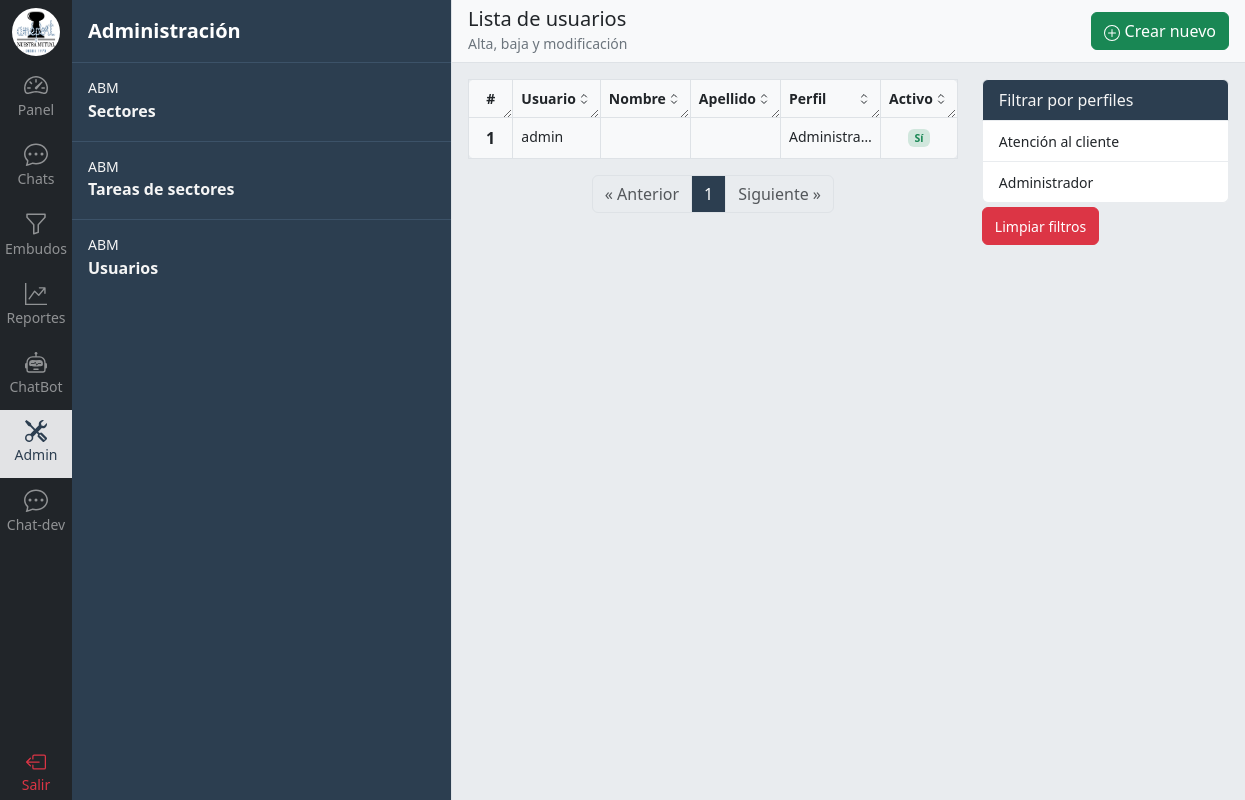
The app's page /administracion/usuario/lista/ (signed in), older data.
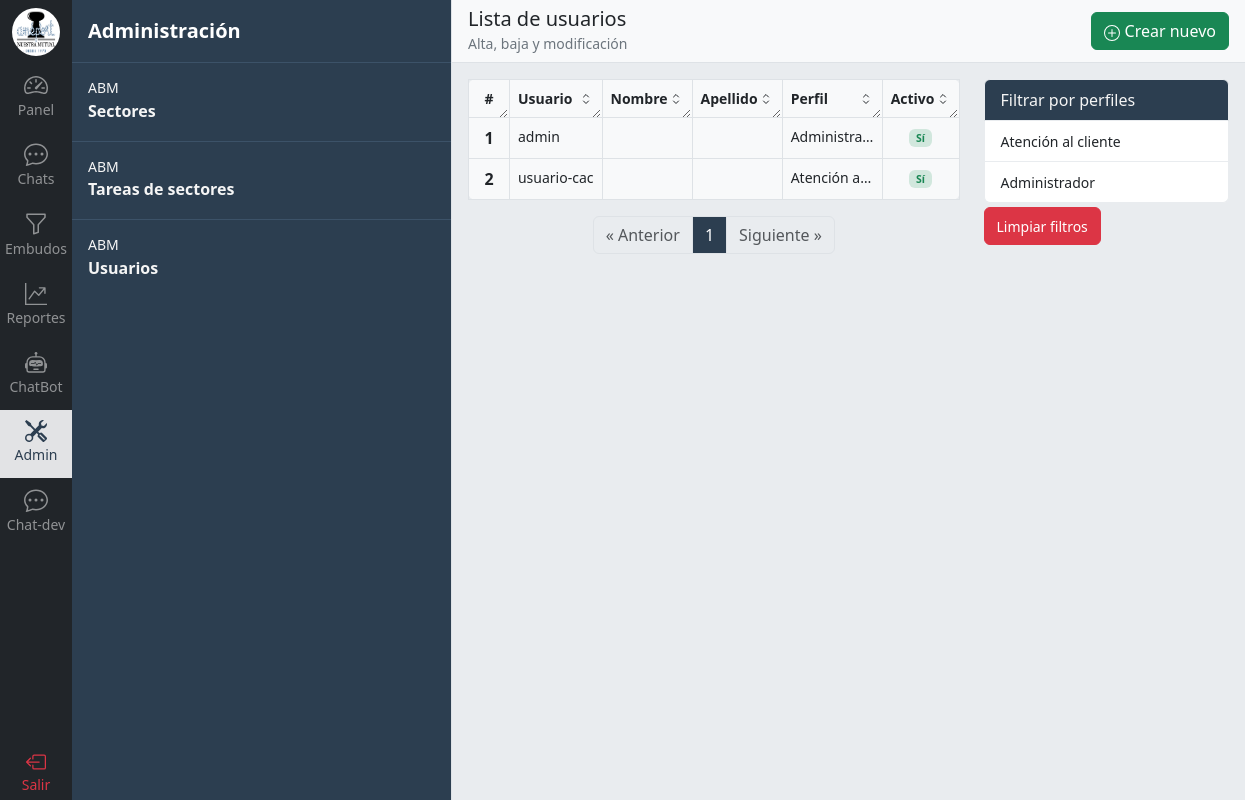
The same page, newer data.
### usuario/models.py (models this page shows, shortened)
class Usuario(AbstractUser):
    perfil = models.ForeignKey(Perfil, related_name="usuarios",on_delete=models.CASCADE, null=True, blank=True)
    class Meta:
        verbose_name_plural = 'Usuarios'

class Perfil(models.Model):
    nombre = models.CharField(max_length=35)
    class Meta:
        verbose_name_plural = 'Perfiles'
    def __str__(self):
        return self.nombre

### dashboard/views.py (the view)
# urls.py: path('administracion/usuario/lista/', administrador_requirido(views.UsuarioListView.as_view()), name='usuario-lista'),
class UsuarioListView(ListView):
    model = Usuario
    paginate_by = 10
    template_name = 'dashboard/admin/usuario/list.html'
    def get_queryset(self):
        queryset = super().get_queryset()
        perfil_id = self.request.GET.get('perfil')
        ordenar = self.request.GET.get('ordenar')
        if perfil_id:
            lookup = Q(perfil__id=perfil_id)
            queryset = queryset.filter(lookup)
        if ordenar:
            queryset = queryset.order_by(ordenar)
        return queryset
    def get_context_data(self, **kwargs):
        context = super().get_context_data(**kwargs)
        if self.request.GET.get('perfil'):
            context['perfil'] = self.request.GET.get('perfil')
        if self.request.GET.get('ordenar'):
            context['ordenar'] = self.request.GET.get('ordenar')
        context.update({
            'titulo_vista': 'Crear Tarea',
            'descripcion_vista': 'Nuevo registro',
            'perfiles': Perfil.objects.all()
        })
        return context

### templates/dashboard/admin/usuario/list.html (shortened to what the changed rows need)
{% extends 'base.html' %}
{% load static %}
{% load humanize %}
{% block content %}
<div class="d-flex flex-column justify-content-between w-100 scroll-white position-relative">
  <div class="d-flex flex-row gap-4 bg-body-secondary p-3 h-100 overflow-y-scroll">
    <div class="flex-grow-1">
      <table class="table table-bordered bg-light rounded-3">
        <thead>
          <tr class="">
            <th class="text-center" scope="col" style="width: 50px;">#</th>
            <th scope="col">
              <a href="?perfil={{perfil}}&{% if ordenar != 'username' %}ordenar=username{% else %}ordenar=-username{% endif %}" class="text-decoration-none text-dark d-flex justify-content-between align-items-center">
                Usuario
                <svg xmlns="http://www.w3.org/2000/svg" width="16" height="16" fill="none" viewBox="0 0 24 24" stroke-width="1.5" stroke="currentColor">
                  <path stroke-linecap="round" stroke-linejoin="round" d="M8.25 15L12 18.75 15.75 15m-7.5-6L12 5.25 15.75 9" />
                </svg>
              </a>
            </th>
            <th scope="col">
              <a href="?perfil={{perfil}}&{% if ordenar != 'first_name' %}ordenar=first_name{% else %}ordenar=-first_name{% endif %}" class="text-decoration-none text-dark d-flex justify-content-between align-items-center">
                Nombre
                <svg xmlns="http://www.w3.org/2000/svg" width="16" height="16" fill="none" viewBox="0 0 24 24" stroke-width="1.5" stroke="currentColor">
                  <path stroke-linecap="round" stroke-linejoin="round" d="M8.25 15L12 18.75 15.75 15m-7.5-6L12 5.25 15.75 9" />
                </svg>
              </a>
            </th>
            <th scope="col">
              <a href="?perfil={{perfil}}&{% if ordenar != 'last_name' %}ordenar=last_name{% else %}ordenar=-last_name{% endif %}" class="text-decoration-none text-dark d-flex justify-content-between align-items-center">
                Apellido
                <svg xmlns="http://www.w3.org/2000/svg" width="16" height="16" fill="none" viewBox="0 0 24 24" stroke-width="1.5" stroke="currentColor">
                  <path stroke-linecap="round" stroke-linejoin="round" d="M8.25 15L12 18.75 15.75 15m-7.5-6L12 5.25 15.75 9" />
                </svg>
              </a>
            </th>
            <th scope="col">
              <a href="?perfil={{perfil}}&{% if ordenar != 'perfil' %}ordenar=perfil{% else %}ordenar=-perfil{% endif %}" class="text-decoration-none text-dark d-flex justify-content-between align-items-center">
                Perfil
                <svg xmlns="http://www.w3.org/2000/svg" width="16" height="16" fill="none" viewBox="0 0 24 24" stroke-width="1.5" stroke="currentColor">
                  <path stroke-linecap="round" stroke-linejoin="round" d="M8.25 15L12 18.75 15.75 15m-7.5-6L12 5.25 15.75 9" />
                </svg>
              </a>
            </th>
            <th scope="col">
              <a href="?perfil={{perfil}}&{% if ordenar != 'is_active' %}ordenar=is_active{% else %}ordenar=-is_active{% endif %}" class="text-decoration-none text-dark d-flex justify-content-between align-items-center">
                Activo
                <svg xmlns="http://www.w3.org/2000/svg" width="16" height="16" fill="none" viewBox="0 0 24 24" stroke-width="1.5" stroke="currentColor">
                  <path stroke-linecap="round" stroke-linejoin="round" d="M8.25 15L12 18.75 15.75 15m-7.5-6L12 5.25 15.75 9" />
                </svg>
              </a>
            </th>
          </tr>
        </thead>
        <tbody>
          {% for object in object_list %}
          <tr class="tr-linea" data-href="{% url 'usuario-detalle' object.pk %}">
            <th class="text-center" scope="row">{{ object.id }}</th>
            <td>{{ object.username }}</td>
            <td>{{ object.first_name }}</td>
            <td>{{ object.last_name }}</td>
            <td>{{ object.perfil|default:'' }}</td>
            {% if object.is_active %}
              <td class="text-center">
                <span class="badge bg-success-subtle text-success">Sí</span>
              </td>
            {% else %}
              <td class="text-center">
                <span class="badge bg-danger-subtle text-danger">No</span>
              </td>
            {% endif %}
          </tr>
          {% endfor %}
        </tbody>
      </table>
    </div>
    <div id="filter" style="width: 250px;">
      <div class="list-group">
        {% for perfil in perfiles %}
          <a href="?perfil={{ perfil.id }}" class="list-group-item list-group-item-action border-light-subtle"><small>{{ perfil }}</small></a>
        {% endfor %}
      </div>
    </div>
  </div>
</div>
{% endblock %}

Row changes from the older to the newer data that the page shows:
added Usuario: id "2", username "usuario-cac", perfil "Atención a…", is_active "Sí"
